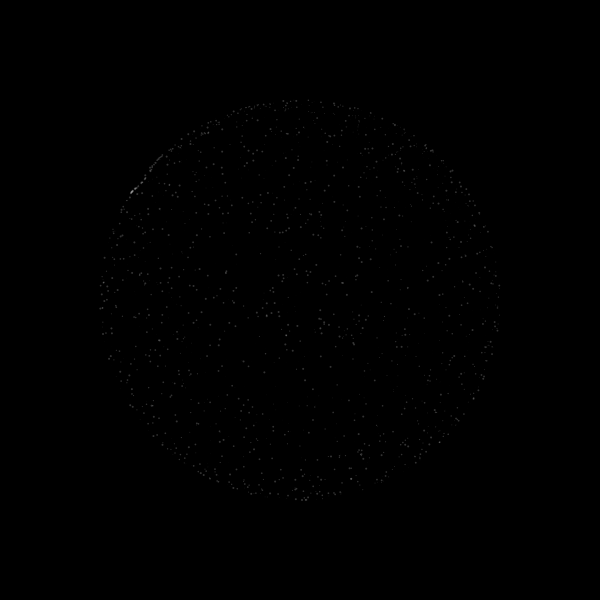
Frame 1 (no input)
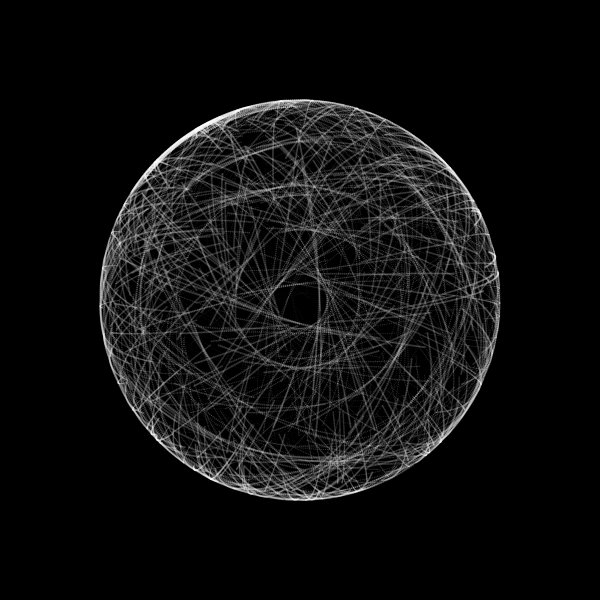
Frame 60 (the mouse pressed at the canvas centre just before this capture)
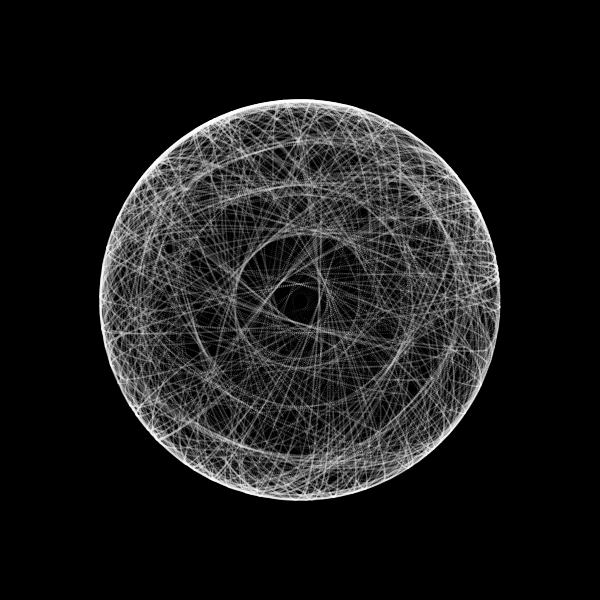
Frame 120 (the mouse held since frame 60 and released just before this capture)

The Processing sketch that drew these frames (run headless with seeded random() and noise(); from frame 60 on, the mouse is pressed at the canvas centre):

// Processing sketch: esfera_turbia_2
// ── esfera_turbia_2.pde
void setup(){
  size(600,600);
  background(0);
}

float t,i,p,g,h;

void draw(){
 t+=.01;
 //clear();
 for(i = 0; i<1e4; i+=5){
    p = i/1e4;
    noStroke();
    fill(-1,50);
    push();
    circle(lerp(300 + 200*sin(h = t-512*p),300+200*cos(g=t-512*noise(p)),p),lerp(300+200*cos(h),300+200*sin(g),p),1+cos(9*TAU*p));
    pop();
 }
}
